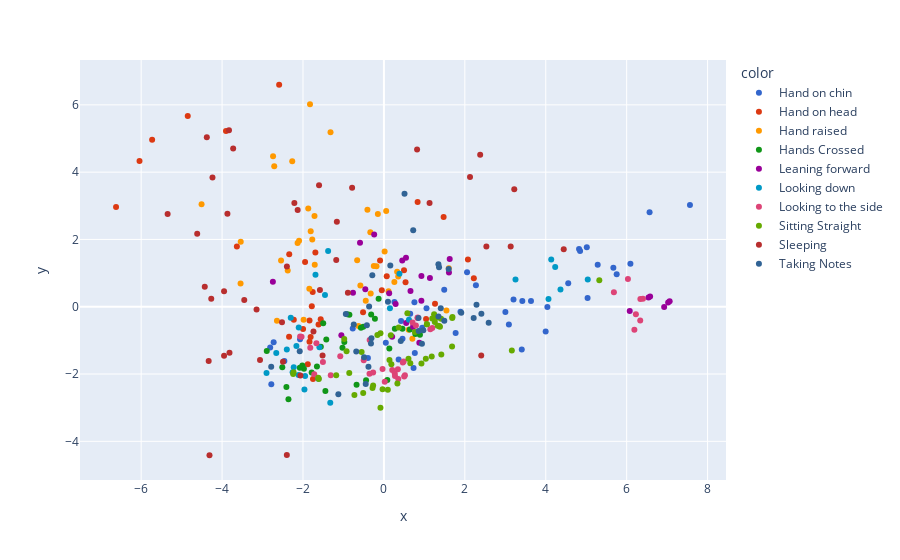

The cell this chart's notebook holds for it:
### Code cell
labels = pose_region.iloc[:,-1]
figure = px.scatter(x=pc_comps.iloc[:,0],
                    y=pc_comps.iloc[:,1],
                    color=labels,
                    color_discrete_sequence=px.colors.qualitative.G10)

figure.show()
